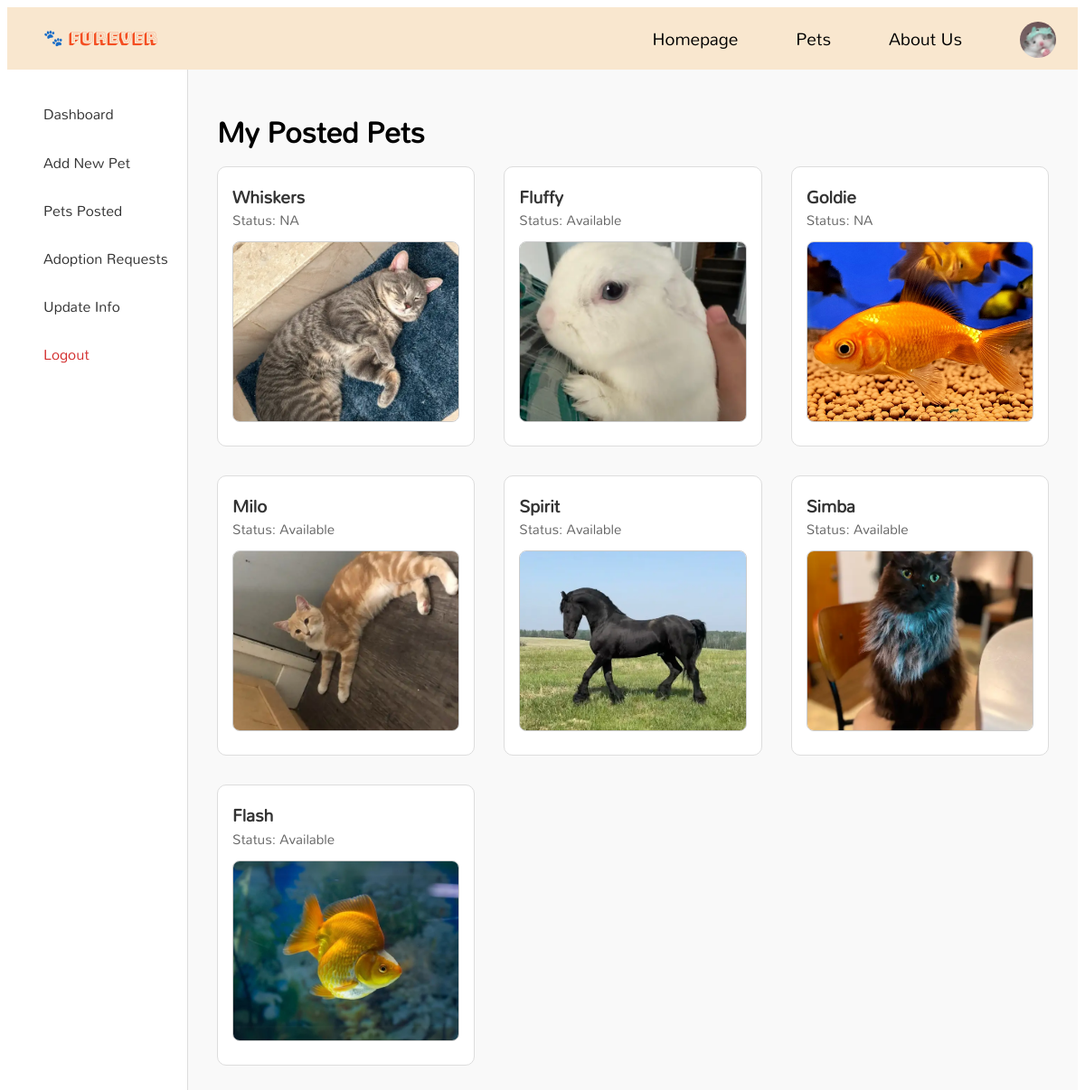
The page /public/staff/provider/provider_dashboard_post.php (signed in) on the database as committed earlier.
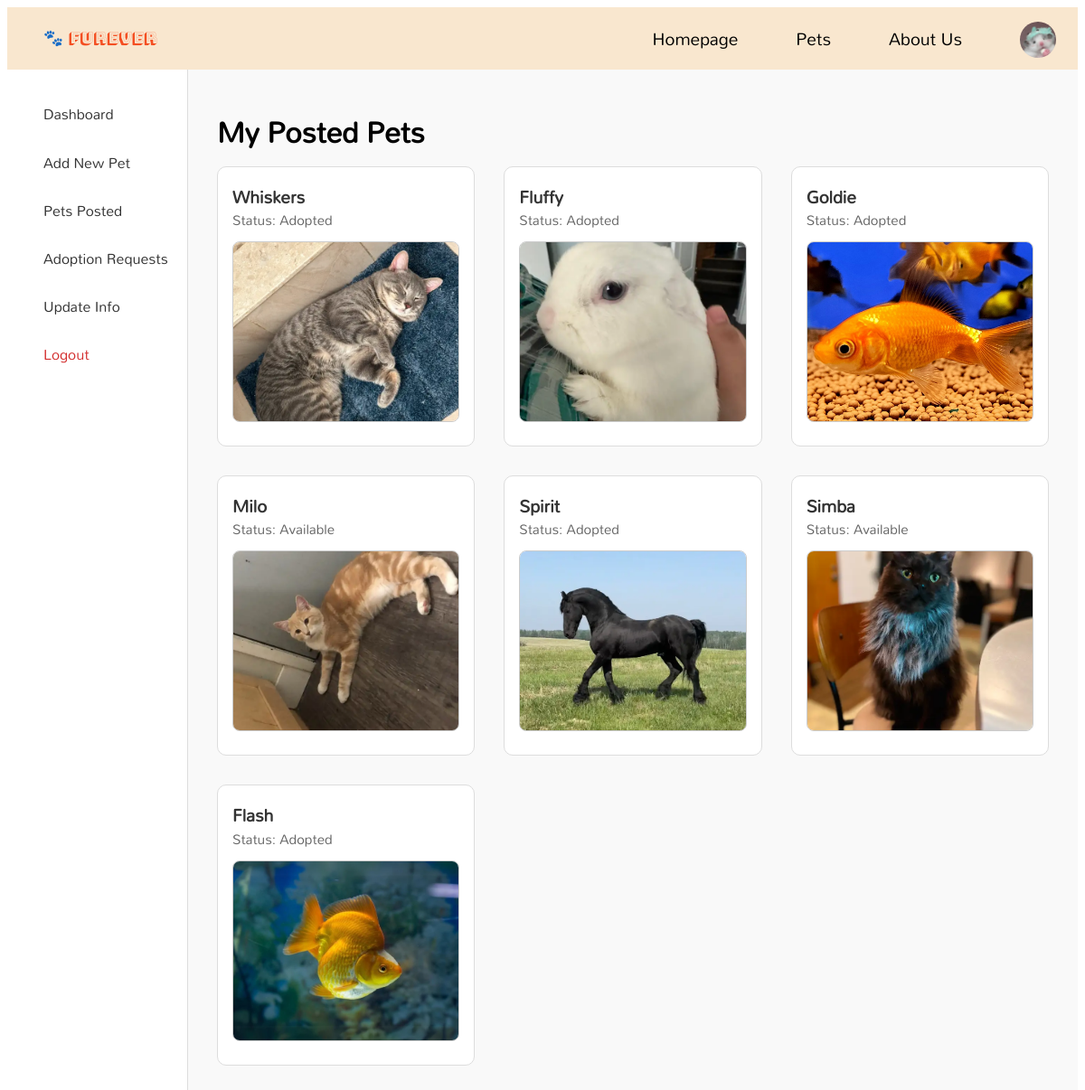
The same page on the database as committed later.
### tables this page shows
CREATE TABLE `pet_images` (
  `pet_id` int(5) NOT NULL,
  `images` varchar(255) NOT NULL
);

CREATE TABLE `pet` (
  `pet_id` int(5) NOT NULL,
  `pet_name` varchar(20) NOT NULL,
  `location` varchar(50) NOT NULL,
  `pet_type` varchar(20) NOT NULL,
  `post_date` date NOT NULL,
  `description` text NOT NULL,
  `status` varchar(20) NOT NULL
);

### public/staff/provider/provider_dashboard_post.php (the view, shortened to what this page needs)
<?php require_once("../../../private/functions/initialization.php") ?>
<?php
    require_once(ROOT_PATH . SHARED_PATH . '/header.php');
?>
<?php
    $user_name = $_SESSION['user_name'];
    $userQuery = "SELECT user_id FROM user WHERE user_name = '$user_name'";
    $userResult = mysqli_query($connection, $userQuery);
    $userData = mysqli_fetch_assoc($userResult);
    $user_id = $userData['user_id'];
    $allPetsQuery = "SELECT pet.pet_id, pet.pet_name, pet_images.images, pet.post_date, pet.status
    FROM provide_records
    JOIN pet ON provide_records.pet_id = pet.pet_id
    LEFT JOIN pet_images ON pet.pet_id = pet_images.pet_Id
    WHERE provide_records.user_id = '$user_id'
    GROUP BY pet.pet_id";
    $allPetsResult = mysqli_query($connection, $allPetsQuery);
?>
<body>
<div class="dashboard-wrapper">
    <div class="sidebar-nav">
        <a href="provider_dashboard.php" class="nav-btn">Dashboard</a>
        <a href="post_pet.php" class="nav-btn">Add New Pet</a>
        <a href="provider_dashboard_post.php" class="nav-btn">Pets Posted</a>
        <a href="adoption_requests.php" class="nav-btn">Adoption Requests</a>
        <a href="../general/personal_info.php" class="nav-btn">Update Info</a>
        <a href="../general/logout.php" class="nav-btn logout">Logout</a>
    </div>
    <div class="pet_container">
        <h1>My Posted Pets</h1>
        <?php if (mysqli_num_rows($allPetsResult) > 0): ?>
            <div class="pet-grid">
                <?php while ($pet = mysqli_fetch_assoc($allPetsResult)): ?>
                    <a class="pet-card" href="../../pages/pet_information.php?edit=<?php echo $pet['pet_id']; ?>">
                    <div>
                        <h3><?php echo htmlspecialchars($pet['pet_name']); ?></h3>
                        <p>Status: <?php echo htmlspecialchars($pet['status']); ?></p><br>
                        <?php if (!empty($pet['images'])): ?>
                            <img src="<?php echo htmlspecialchars(PUBLIC_PATH . '/images/petimages/' . $pet['images']); ?>"
                                alt="<?php echo htmlspecialchars($pet['pet_name']); ?>">
                            <?php else: ?>
                                <p><em>No image uploaded.</em></p>
                        <?php endif; ?>
                    </div>
                </a>
            <?php endwhile; ?>
        <?php else: ?>
            <p>No pets posted yet.</p>
        <?php endif; ?>
    </div>
</div>
</body>
</html>

Rows that differ between the two databases and show on the page:
changed through a linked row, pet_images "Whiskers": pet.status "NA" → "Adopted"
changed through a linked row, pet_images "Fluffy": pet.status "Available" → "Adopted"
changed through a linked row, pet_images "Goldie": pet.status "NA" → "Adopted"
changed through a linked row, pet_images "Spirit": pet.status "Available" → "Adopted"
changed through a linked row, pet_images "Flash": pet.status "Available" → "Adopted"
